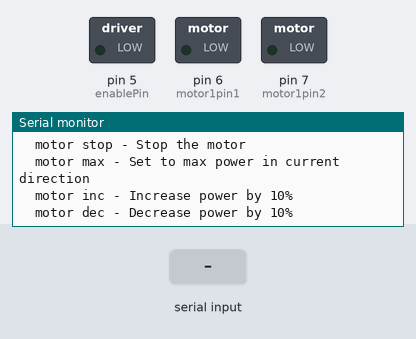
A program run on a simulated Arduino Uno, built with avr-gcc and run on an emulated ATmega328P. Parts: switched loads named in the program (green lamp = pin HIGH), the last lines printed to the serial monitor. Inputs (shaded band) come from the test bench.

Above: at 1.4 s.
1.5 s: "set\n" received over Serial
At 1.9 s:
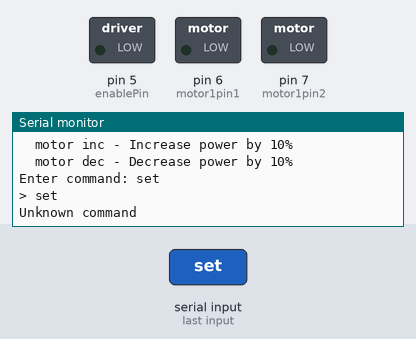
3.0 s: byte 10 ('\n') received over Serial
At 3.5 s:
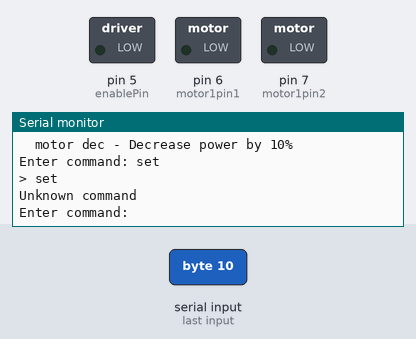
4.5 s: "motor\n" received over Serial
At 5.7 s:
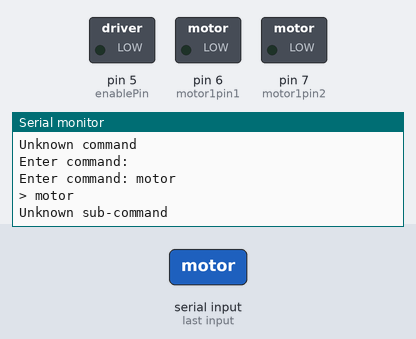
6.0 s: "stop\n" received over Serial
At 6.7 s:
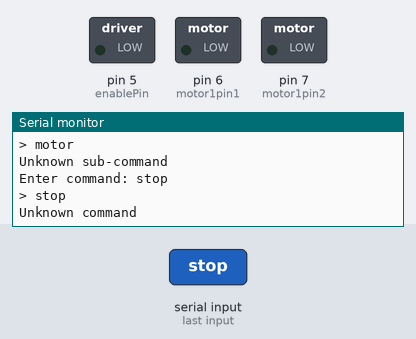

The program:

main.cpp
```cpp
#include <Arduino.h>
#include "uart_helpers.h"
#include "motor_control.h"
#include "command_processor.h"

void setup() {
  // Initialize serial
  Serial.begin(9600);

  // Initialize stdio
  setup_uart_stdio();

  // Initialize motor
  setup_motor();

  // Print command help
  printCommandHelp();
}

void loop() {
  if (Serial.available() > 0) {
    readLine();
  }
  delay(10); // Small delay to prevent CPU overload
}
```

command_processor.h
```cpp
#ifndef COMMAND_PROCESSOR_H
#define COMMAND_PROCESSOR_H

#include <Arduino.h>
#include <stdio.h>

// Process received command
void processCommand(const char* command);

// Handle reading a line from Serial
void readLine();

// Print available commands help
void printCommandHelp();

#endif // COMMAND_PROCESSOR_H 
```

motor_control.h
```cpp
#ifndef MOTOR_CONTROL_H
#define MOTOR_CONTROL_H

#include <Arduino.h>

// Initialize motor pins
void setup_motor();

// Set motor power (-100 to 100)
void setMotorPower(int power);

// Get current motor power
int getCurrentPower();

#endif // MOTOR_CONTROL_H 
```

uart_helpers.h
```cpp
#ifndef UART_HELPERS_H
#define UART_HELPERS_H

#include <Arduino.h>
#include <stdio.h>

// Setup printf to use Arduino Serial
#ifndef PRINTF_BUF_SIZE
#define PRINTF_BUF_SIZE 64
#endif

// Function to redirect printf to Serial
int uart_putchar(char c, FILE *stream);

// Function to redirect stdin to Serial
int uart_getchar(FILE *stream);

// Initialize stdio for uart
void setup_uart_stdio();

extern FILE uart_output;
extern FILE uart_input;

#endif // UART_HELPERS_H 
```

command_processor.cpp
```cpp
#include "command_processor.h"
#include "motor_control.h"
#include <string.h>

char inputBuffer[64];

void processCommand(const char* commandStr) {
  char command[32];
  char subCommand[32] = "";
  int value = 0;

  // Parse the command using sscanf
  if (sscanf(commandStr, "%s %s %d", command, subCommand, &value) >= 1) {
    printf("> %s", command);
    if (strlen(subCommand) > 0) printf(" %s", subCommand);
    if (value != 0 || strcmp(subCommand, "set") == 0) printf(" %d", value);
    printf("\n");

    if (strcmp(command, "motor") == 0) {
      if (strcmp(subCommand, "set") == 0) {
        setMotorPower(value);
      }
      else if (strcmp(subCommand, "stop") == 0) {
        setMotorPower(0);
      }
      else if (strcmp(subCommand, "max") == 0) {
        // Set to max power in current direction
        int currentPower = getCurrentPower();
        if (currentPower >= 0) {
          setMotorPower(100);
        } else {
          setMotorPower(-100);
        }
      }
      else if (strcmp(subCommand, "inc") == 0) {
        int currentPower = getCurrentPower();
        setMotorPower(currentPower + 10);
      }
      else if (strcmp(subCommand, "dec") == 0) {
        int currentPower = getCurrentPower();
        setMotorPower(currentPower - 10);
      }
      else {
        printf("Unknown sub-command\n");
      }
    }
    else {
      printf("Unknown command\n");
    }
  }
  else {
    printf("Invalid command format\n");
  }
}

// Read a line from Serial using stdio functions
void readLine() {
  int i = 0;
  char c;

  printf("Enter command: ");

  // Clear the buffer
  memset(inputBuffer, 0, sizeof(inputBuffer));

  // Read until newline or buffer is full
  while (i < sizeof(inputBuffer) - 1) {
    c = getchar();

    // Echo the character back
    putchar(c);

    if (c == '\n' || c == '\r') {
      break;
    }

    inputBuffer[i++] = c;
  }

  inputBuffer[i] = '\0';  // Null terminate the string

  if (strlen(inputBuffer) > 0) {
    processCommand(inputBuffer);
  }
}

void printCommandHelp() {
  printf("Motor Control Ready\n");
  printf("Available commands:\n");
  printf("  motor set [-100..100] - Set power and direction\n");
  printf("  motor stop - Stop the motor\n");
  printf("  motor max - Set to max power in current direction\n");
  printf("  motor inc - Increase power by 10%%\n");
  printf("  motor dec - Decrease power by 10%%\n");
} 
```

motor_control.cpp
```cpp
#include "motor_control.h"
#include <stdio.h>

// Motor pins
int motor1pin1 = 6;
int motor1pin2 = 7;
int enablePin = 5;
int currentPower = 0; // Range: -100 to 100

void setup_motor() {
  // Configure motor pins
  pinMode(motor1pin1, OUTPUT);
  pinMode(motor1pin2, OUTPUT);
  pinMode(enablePin, OUTPUT);

  // Initial state: motor stopped
  setMotorPower(0);
}

void setMotorPower(int power) {
  // Constrain power to -100 to 100 range
  currentPower = constrain(power, -100, 100);

  // Set direction based on power sign
  if (currentPower > 0) {
    digitalWrite(motor1pin1, HIGH);
    digitalWrite(motor1pin2, LOW);
  } else if (currentPower < 0) {
    digitalWrite(motor1pin1, LOW);
    digitalWrite(motor1pin2, HIGH);
  } else {
    // Stop if power is 0
    digitalWrite(motor1pin1, LOW);
    digitalWrite(motor1pin2, LOW);
  }

  // Convert percentage (0-100) to PWM (0-255)
  int pwmValue = map(abs(currentPower), 0, 100, 0, 255);
  analogWrite(enablePin, pwmValue);

  printf("Motor power set to: %d\n", currentPower);
}

int getCurrentPower() {
  return currentPower;
} 
```

uart_helpers.cpp
```cpp
#include "uart_helpers.h"

// Setup FILE streams for stdin and stdout
FILE uart_output;
FILE uart_input;

// Function to redirect printf to Serial
int uart_putchar(char c, FILE *stream) {
  Serial.write(c);
  return 0;
}

// Function to redirect stdin to Serial
int uart_getchar(FILE *stream) {
  while (!Serial.available());
  return Serial.read();
}

void setup_uart_stdio() {
  // Initialize stdio
  fdev_setup_stream(&uart_output, uart_putchar, NULL, _FDEV_SETUP_WRITE);
  fdev_setup_stream(&uart_input, NULL, uart_getchar, _FDEV_SETUP_READ);
  stdout = &uart_output;
  stdin = &uart_input;
} 
```

Measured:
- after the input at 1.5 s, the serial monitor: prints a new line at once (image 1)
- after the input at 3.0 s, the serial monitor: prints a new line at once (image 2)
- after the input at 4.5 s, the serial monitor: prints a new line at once (image 3)
- after the input at 6.0 s, the serial monitor: prints a new line at once (image 4)
